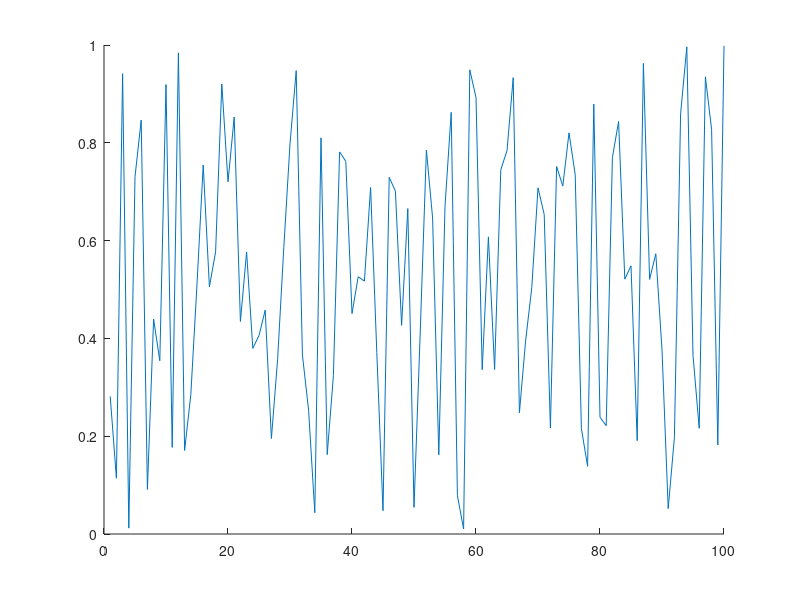

Recreate this plot in MATLAB. (Note: this script raises an error after producing the figure.)
clc
close all
clear

if isfolder('pics') == 0
    mkdir('pics')
end

x = 1:100;
y = rand(100,1);
idxmin = find(y == max(y));
idxmax = find(y == min(y));
txt = ['\leftarrow y = ',int2str(max(y))];
hold on
plot(x,y)
plot(x,y,'o','MarkerIndices',[idxmin idxmax],'MarkerFaceColor','red','MarkerSize',5)
t = text(idxmax,y(idxmax),txt);
t.Color = [153/255 153/255 255/255];
hold off
legend('random plot [0:1]');
print -dpng ./pics/test.png
close
%% testing plot function
clc

x = [0:0.01:2*pi];
y = sin(x);
yCmp = cos(x);
string = 'My test plot';
p_title = 'test_print';
t="";

% test = myplot(x,y,string,p_title);
test2 = superplot(x,y,'plotName',"My super plot",'figureName',"super_plot");
test3 = superplot(x,y,'cmpYLegend',"cos(x)",'figureName',"cosxVsSinx",'cmpY',yCmp,'yLegend',"sin(x)",'yName',"Amplitude",'xName',"Samples NOT normalized to 2\pi", ...
    'plotName',"Plotting cos(x) against sin(x)");
close(test2);
close(test3);
test4 = superplot(x,y);

testV = ones(1,1);
testV(2) = 5;

%% testing MER loop
% clear
clc
close all

idx = 1;
for i = 0:200
    if ( rem((i-1)/4,1)==0 )
        validLen(idx) = i;
        idx = idx+1;
    end
end

% Constants are double-precision by default
vec = [9 129];

% for i
    
% for i = vec(1):0.01:vec(1)
%     fprintf("i is %d coefficients\n",i);
% end
    
% for i = 0:2:10
%     fprintf("i SHOULD be EVEN and is %d\n",i);
% end

%coefficients have to be even and divisible by span w/no remainder LOOK
%INTO THIS
%beta MUST be greater than 0
[MER_out, betaTX_out, betaRCV_out, coeff_out] = MER_opt('Nsps',4,'numCoeffs',vec,'betaTX',[0 0.0001 1],'betaRCV',[0.12 0.01 0.12],'MER',50);
% [MER_out, betaTX_out, betaRCV_out, coeff_out] = MER_opt('Nsps',4,'numCoeffs',[25 77],'betaTX',[.01 0.01 .16],'betaRCV',[0.12 0.01 0.34],'MER',40);

last = find(~MER_out,1);
fileID = fopen('GSM_parameters.txt','w');
cBeta = char(hex2dec('03b2'));
fprintf(fileID,'%10s %10s %10s %10s\r\n','MER', 'betaTX', 'betaRCV', 'length');
A = [MER_out(1:last-1); betaTX_out(1:last-1); betaRCV_out(1:last-1); coeff_out(1:last-1)];
fprintf(fileID,'%10.6f %10.6f %10.6f %8.0f\r\n',A);
fclose(fileID);

DONE = ones(10,1);
finish = sum(DONE(1:5));

%% MER calc
% clc
% clear all
% close all
% den = [-0.001473028462308   0.005666223150735  -0.019416661964618  -0.041188246018261   0.083990599017613  -0.169565530125065   0.900837427479342 ...
%     0.311842632473442  -0.140969388867244   0.099871376920441  -0.088049305611010   0.023834632003521  -0.009447343197004   0.002953619390284]
% 
% pk = 0.99924965776672958;
% 
% 10*log10(pk^2/sum(den.^2));

%% Testing stuff
close all
clc
clear

x=(-10:0.1:10);
xs=x(x>-4 & x<4);
slope = @(var) var+1;
figure;
hold on;
% area(xs,normpdf(xs,0,3));
% plot(x,normpdf(x,0,3));
plot(x,slope(x));
area(xs,slope(xs));
ar = integral(slope,-4,4);
hold off

samples = 100;
% length of filter
N = 21;
% Order of filter
M = N-1;
% Number of symbols per sample OR Nsps
Nsps = 4;
% length of the pulse
span = M/Nsps;
% beta or excess bandwidth
beta = 0.25;
% Frequency vector (radians/sample)
w = [0:1:samples]/samples*pi;
% stopband frequency (cycles/sample)
fs = 0.2;

% compute IR
h_rcv = rcosdesign(beta,span,Nsps);
% FR
H_rcv = freqz(h_rcv,1,w);
abs_H = real(20*log10(abs(H_rcv)));
fun = @(x) abs_H(x)-20*log10(min(abs(H_rcv))) ;
funw = @(x) w(x);
samp = find(w/2/pi >= fs);

figure(2);
hold on
plot( w/2/pi,20*log10(abs(H_rcv))-20*log10(min(abs(H_rcv))));
% plot( w/2/pi,20*log10(abs(H_rcv)));
% figure(2)
area( funw(samp)/2/pi, abs_H(samp(1):samp(end))-20*log10(min(abs(H_rcv))) );
hold off
% % stopband frequency (cycles/sample)
% fs = 0.2;
Xs = 0:pi/5:pi;
Ys = sin(Xs');
wuut = Xs';
% Q = cumtrapz(Xs,Ys)
% zeropad = zeros( 
% plot(funw(samp)/2/pi,fun)
% QQ = cumtrapz([0.2:0.5]*2*pi,abs_H-20*log10(min(abs(H_rcv))));
% QQ = cumtrapz([0.2:0.5]*2*pi,abs_H);

% convert to linear units; sum them; convert back to dB
sum( 10.^(0.1.*(20.*log10(abs(H_rcv(41:101)))) ))

%% Measuring OOB requirements
clear 
close all
clc

beta = 0.146600;
N = 65;
Nsps = 4;
span = (N-1)/4;
% digital angular frequency, w (rads/sample)
w = [0:0.001:1000]/1000*pi;

tx_prac = rcosdesign(beta,span,Nsps);
As = 63;
b = 0.1102*(As-8.7);
wn = kaiser(length(tx_prac), 12);
h = tx_prac.*wn.';
H = freqz(h,1,w);


TX_MR = superplot(w/2/pi,20*log10(abs(H)),'plotName',"Magnitude Response of PPS",'figureName',"PracticalPSResp",'yName',"Magnitude (dB)",...
    'xName',"Frequency (cycles/sample)",'yLegend',"Practical Pulse Shaping Response");

mag_H = 20*log10(abs(H));
baseband_ind = find( w/2/pi <= 0.14);
OB1_ind = find(w/2/pi > 0.14 & w/2/pi <= 0.1752);
OB2_ind = find(w/2/pi > 0.1752);

conv2mW = @(x) 10.^(x/20);
conv2dBm =  @(x) 20.*log10(x);

% For power, do i need to account for limits of SA
spec_mW = sum(conv2mW(mag_H));
bb_mW = sum(conv2mW(mag_H(baseband_ind(1):baseband_ind(end))));
OB1_mW = sum(conv2mW(mag_H(OB1_ind(1):OB1_ind(end))));
OB2_mW = sum(conv2mW(mag_H(OB2_ind(1):OB2_ind(end))));

spec_dBm = conv2dBm(spec_mW);
bb_dBm = conv2dBm(bb_mW);
OB1_dBm = conv2dBm(OB1_mW);
OB2_dBm = conv2dBm(OB2_mW);

OB1_58 = bb_dBm-OB1_dBm;
OB2_60 = bb_dBm-OB2_dBm;

if OB1_58 < 58
    fprintf("Power transmiteed in OB1 is %2.6f dB and off by %2.6f dB from 58 dB requirement\n", OB1_58, 58-OB1_58);
end

if OB2_60 < 60
    fprintf("Power transmiteed in OB2 is %2.6f dB and off by %2.6f dB from 60 dB requirement\n", OB2_60, 60-OB2_60);
end




%% Test cascade
clear 
close all
clc

coeff = 65;
Nsps = 4;
beta = 0.146600;

span = (coeff-1)/Nsps;
rcv = rcosdesign(beta, span, Nsps);

% SR Nyquist filter
bb = 0.2; spans = 25;
M = spans*Nsps;
fc = 1/(2*Nsps);fp=(1-beta)*fc; fs=(1+beta)*fc;
fb = [0 fp fc fc fs .5]*2;
a = [1 1 1/sqrt(2) 1/sqrt(2) 0 0];
wght = [2.4535 1 1];
h=firpm(M,fb,a,wght);

% Too much theory to figure out MER for LPF
